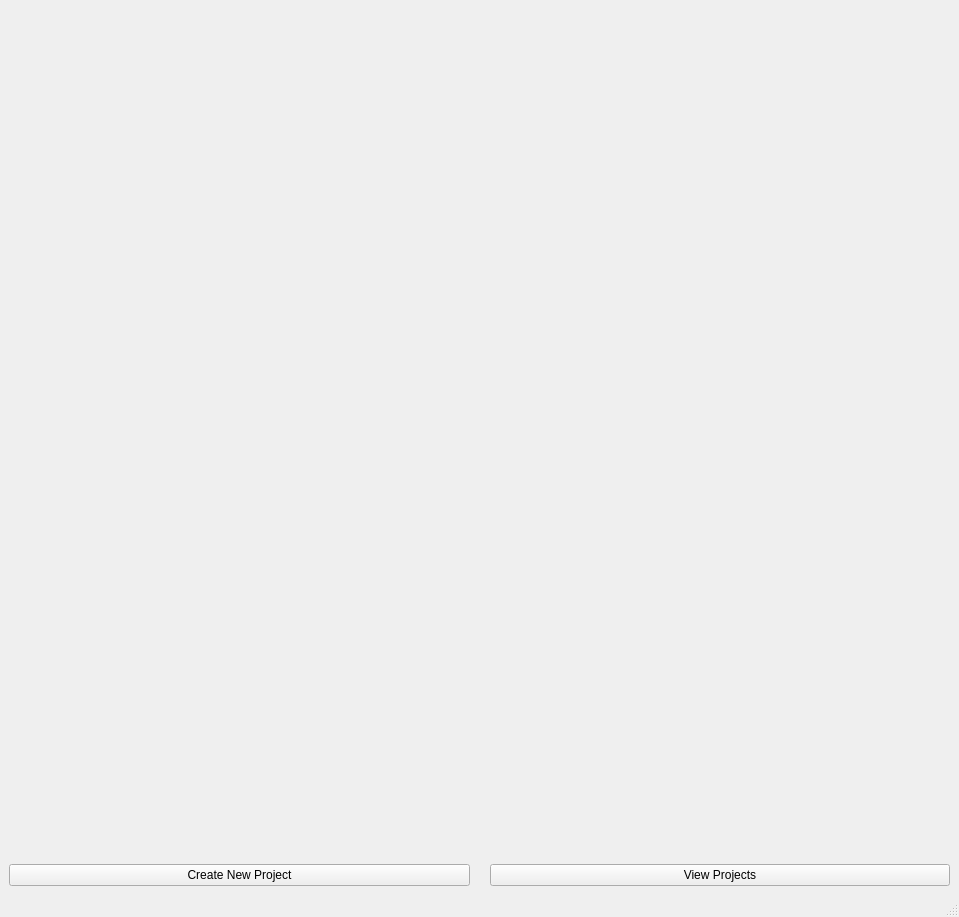
<?xml version="1.0" encoding="UTF-8"?>
<ui version="4.0">
 <class>MainWindow</class>
 <widget class="QMainWindow" name="MainWindow">
  <property name="geometry">
   <rect>
    <x>0</x>
    <y>0</y>
    <width>959</width>
    <height>917</height>
   </rect>
  </property>
  <property name="windowTitle">
   <string>TrekStar Main Window</string>
  </property>
  <property name="windowIcon">
   <iconset resource="../resources.qrc">
    <normaloff>:/Images/resources/Images/TREKSTAR-LOGO.png</normaloff>:/Images/resources/Images/TREKSTAR-LOGO.png</iconset>
  </property>
  <widget class="QWidget" name="centralwidget">
   <layout class="QVBoxLayout" name="verticalLayout" stretch="1,0">
    <item>
     <widget class="QLabel" name="label_2">
      <property name="text">
       <string/>
      </property>
      <property name="pixmap">
       <pixmap resource="../resources.qrc">:/Images/resources/Images/trek6.png</pixmap>
      </property>
      <property name="scaledContents">
       <bool>true</bool>
      </property>
     </widget>
    </item>
    <item>
     <layout class="QHBoxLayout" name="horizontalLayout" stretch="0,0">
      <property name="spacing">
       <number>20</number>
      </property>
      <item>
       <widget class="QPushButton" name="btn_OpenProjCreation">
        <property name="text">
         <string>Create New Project</string>
        </property>
       </widget>
      </item>
      <item>
       <widget class="QPushButton" name="btn_ViewProjects">
        <property name="text">
         <string>View Projects</string>
        </property>
       </widget>
      </item>
     </layout>
    </item>
   </layout>
  </widget>
  <widget class="QMenuBar" name="menubar">
   <property name="geometry">
    <rect>
     <x>0</x>
     <y>0</y>
     <width>959</width>
     <height>38</height>
    </rect>
   </property>
  </widget>
  <widget class="QStatusBar" name="statusbar"/>
 </widget>
 <resources>
  <include location="../resources.qrc"/>
 </resources>
 <connections/>
</ui>
